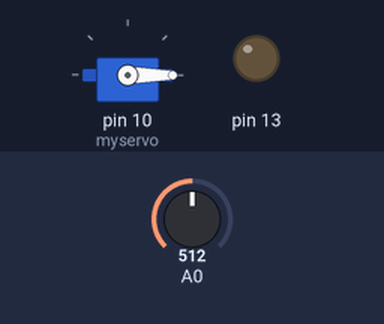
A sketch run on a simulated Arduino Uno, built with avr-gcc and run on an emulated ATmega328P. Parts: servo, output pins drawn as LEDs (lit = HIGH). The inputs (shaded band) are chosen by the test bench; at power-on: A0 = 512.

Above: at 1.2 s.
1.3 s: A0 set to 306
At 1.9 s:
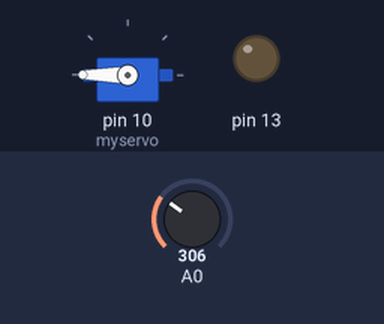
2.8 s: A0 set to 122
At 3.4 s:
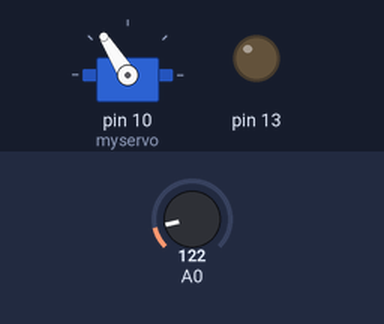
4.3 s: A0 set to 900
At 4.9 s:
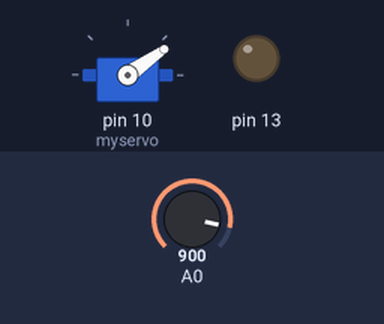
5.8 s: A0 set to 1023
At 7.0 s:
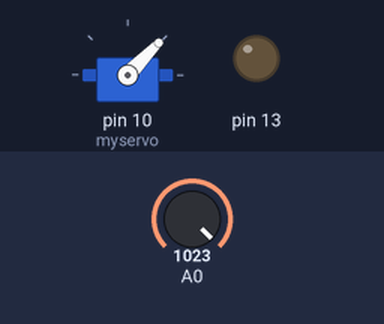
7.3 s: A0 set to 511
At 8.6 s:
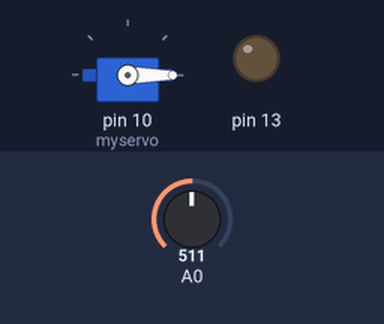
Timing chart, 0 to 9.8 s (numbered marks = the images above; inputs shaded):
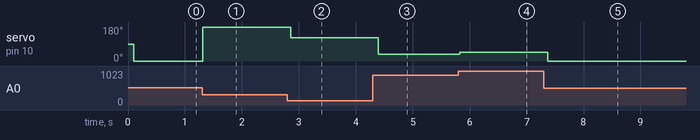

Measured:
- after the input at 1.3 s, servo on pin 10 (myservo): 0° → 180° at once
- after the input at 2.8 s, servo on pin 10 (myservo): 180° → 122° after 0.06 s
- after the input at 4.3 s, servo on pin 10 (myservo): 122° → 35° after 0.10 s
- after the input at 5.8 s, servo on pin 10 (myservo): 35° → 46° at once
- after the input at 7.3 s, servo on pin 10 (myservo): 46° → 0° after 0.07 s

The sketch:

7._Control_servo_shaft_using_potentiometer.ino
```cpp
#include<Servo.h>
Servo myservo;
int sensorValue = 0;

void setup()
{
  pinMode(A0, INPUT);
  pinMode(13, OUTPUT);
  myservo.attach(10);
}

void loop()
{
  delay(100);
  sensorValue = analogRead(A0);
  myservo.write(sensorValue);
  delay(10);

}
```
